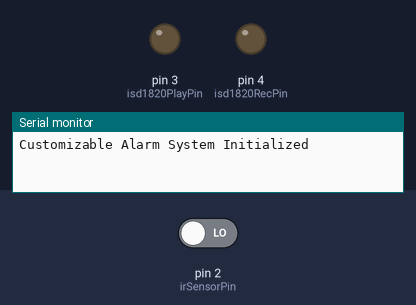
The sketch below on a simulated Arduino Uno, built with avr-gcc and run on an emulated ATmega328P. Parts: output pins drawn as LEDs (lit = HIGH), the last lines printed to the serial monitor. Inputs (shaded band) come from the test bench; at power-on: pin 2 (irSensorPin) LOW. The modem accepts every AT command (registered, SIM ready, sends succeed) and sends nothing else.

Above: at 4.2 s.
4.3 s: pin 2 (irSensorPin) driven HIGH
At 4.9 s:
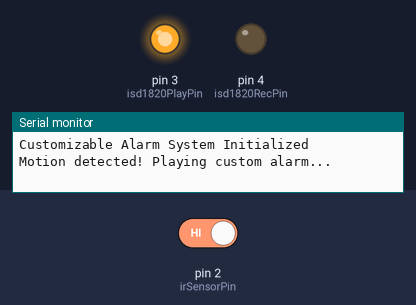
Timing chart, 0 to 7.3 s (numbered marks = the images above; inputs shaded):
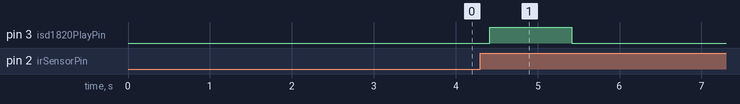

The sketch:

proj_adet_draft.ino
```cpp
#include <SoftwareSerial.h>

// Pin Definitions
const int irSensorPin = 2;         // IR sensor connected to digital pin 2
const int isd1820PlayPin = 3;      // FT pin of ISD1820 (Play Trigger)
const int isd1820RecPin = 4;       // REC pin of ISD1820 (Record Button)

SoftwareSerial sim800(10, 11);     // RX (D10), TX (D11) for SIM800L

bool messageSent = false;          // Flag to avoid sending SMS repeatedly

void setup() {
  // Set up pin modes
  pinMode(irSensorPin, INPUT);
  pinMode(isd1820PlayPin, OUTPUT);
  pinMode(isd1820RecPin, OUTPUT);

  digitalWrite(isd1820PlayPin, LOW);
  digitalWrite(isd1820RecPin, LOW);

  // Serial monitor
  Serial.begin(9600);
  Serial.println("Customizable Alarm System Initialized");

  // SIM800L Serial
  sim800.begin(9600);
  delay(1000);
  sim800.println("AT");            // Initialize SIM800L
  delay(1000);
  sim800.println("AT+CMGF=1");     // Set SMS to Text Mode
  delay(1000);
}

void loop() {
  int irSensorState = digitalRead(irSensorPin);

  if (irSensorState == HIGH) {
    Serial.println("Motion detected! Playing custom alarm...");
    playAlarm();

    if (!messageSent) {
      sendSMS();                   // Send SMS only once per detection
      messageSent = true;
    }
  } else {
    messageSent = false;          // Reset flag when no motion
  }

  delay(200); // Stability
}

void recordAlarm() {
  Serial.println("Recording started. Speak now...");
  digitalWrite(isd1820RecPin, HIGH);
  delay(10000);
  digitalWrite(isd1820RecPin, LOW);
  Serial.println("Recording complete. Ready to play.");
}

void playAlarm() {
  digitalWrite(isd1820PlayPin, HIGH);
  delay(1000); // Adjust to match audio length
  digitalWrite(isd1820PlayPin, LOW);
  delay(2000); // Cooldown
}

void sendSMS() {
  Serial.println("Sending SMS...");
  sim800.println("AT+CMGS=\"+63xxxxxxxxxx\""); // Replace with actual phone number
  delay(1000);
  sim800.print("Motion detected! Please check the area.");
  delay(500);
  sim800.write(26); // ASCII code for CTRL+Z to send SMS
  delay(5000);
  Serial.println("SMS sent.");
}
```

Measured:
- after the input at 4.3 s, pin 3 (isd1820PlayPin): LOW → HIGH after 0.12 s, → LOW 1.0 s later
